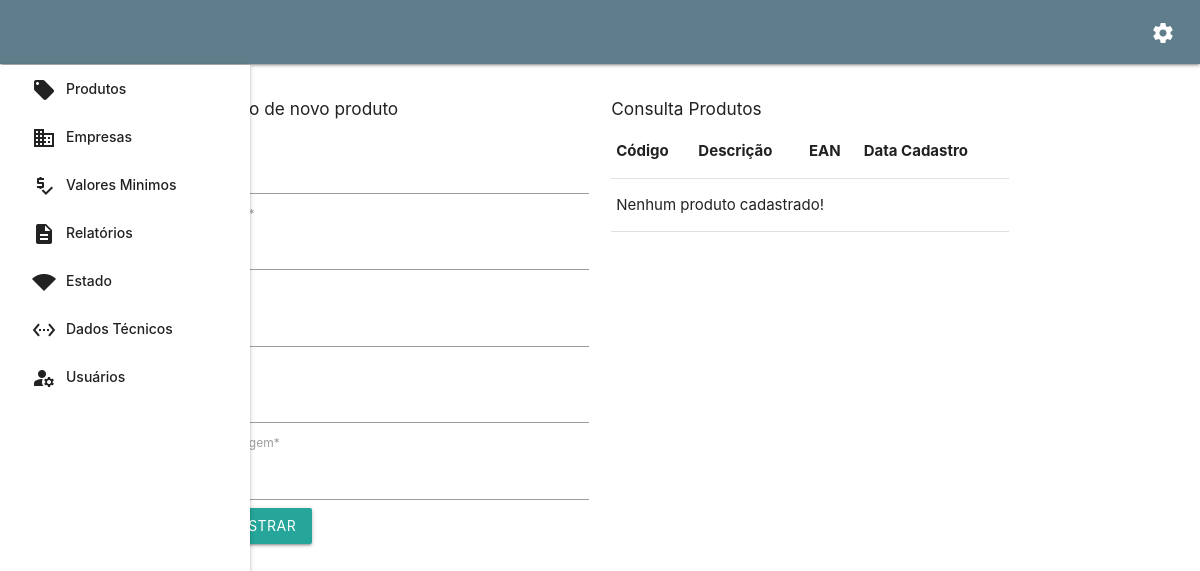
/dashboard/manage-product, run on an earlier commit of the app's database.
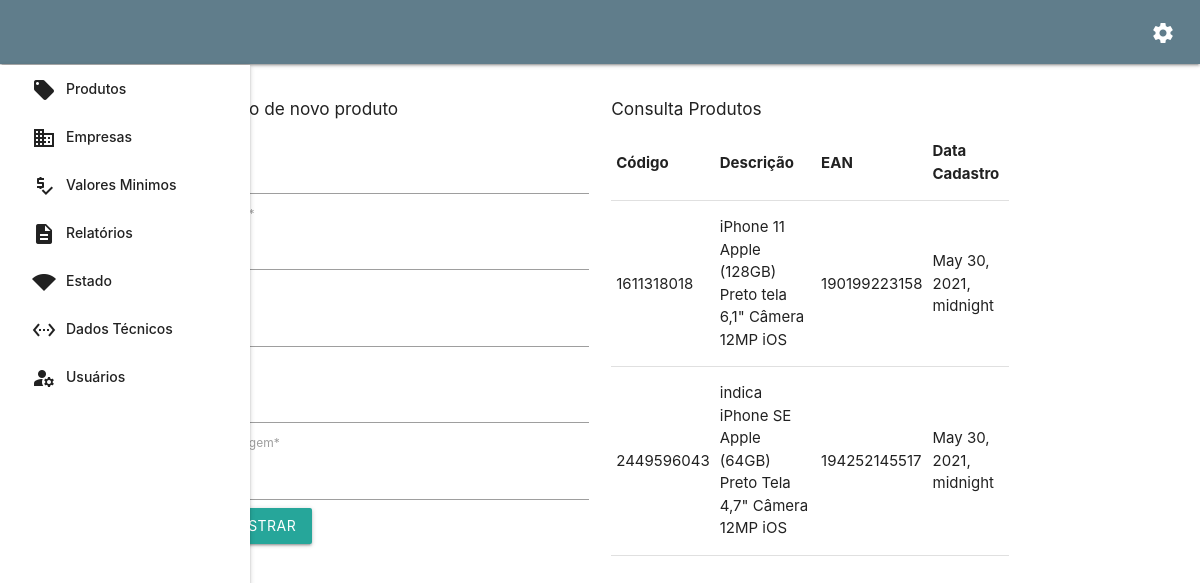
And on a later commit of the database.
### pages/models.py (models this page shows, shortened)
class Product(models.Model):
    code = models.CharField(max_length=300, verbose_name="Código")
    description = models.CharField(max_length=400, verbose_name="Descrição")
    ean = models.IntegerField(default=None)
    url = models.URLField(default="")
    image_url = models.URLField(default="", verbose_name="Url da imagem")
    date = models.DateTimeField(default=datetime.date.today)

### pages/views.py (the view, shortened to what this page needs)
# urls.py: path('dashboard/manage-product', ManageProduct.as_view(), name='manage-product'),
class ManageProduct(CreateView):
    model = Product
    fields = ['code', 'description', 'ean', 'url', 'image_url']
    template_name = 'pages/dashboard/manage-product.html'
    success_url = reverse_lazy('manage-product')
    def get_context_data(self, **kwargs):
        context = super().get_context_data(**kwargs)
        context["products"] = Product.objects.all()
        return context

### templates/pages/dashboard/manage-product.html (shortened to what this page needs)
{% extends 'base/base.html' %}
{% load i18n %}
{% load static %}
{% load crispy_forms_tags %}
{% block content %}
    <div class="row">
        <div class="col s6">
            <h6>{% trans 'Inclusão de novo produto' %}</h6>
            <form action="" method="POST" class="form-group">
                {{ form|crispy }}
                <button type="submit" class="btn btn-success">
                    {% trans 'Cadastrar' %}
                </button>
            </form>
        </div>
        <div class="col s6">
            <h6>{% trans 'Consulta Produtos' %}</h6>
            <table class="responsive-table">
                <thead>
                <tr>
                    <th>{% trans 'Código' %}</th>
                    <th>{% trans 'Descrição' %}</th>
                    <th>{% trans 'EAN' %}</th>
                    <th>{% trans 'Data Cadastro' %}</th>
                </tr>
                </thead>
                {% for product in products %}
                    <tbody>
                    <tr>
                        <td>{{ product.code }}</td>
                        <td>{{ product.description }}</td>
                        <td>{{ product.ean }}</td>
                        <td>{{ product.date }}</td>
                    </tr>
                    </tbody>
                {% empty %}
                    <tbody>
                    <tr>
                        <td colspan="6">{% trans 'Nenhum produto cadastrado!' %}</td>
                    </tr>
                    </tbody>
                {% endfor %}
            </table>
        </div>
    </div>
{% endblock %}

### templates/base/base.html (shortened to what this page needs)
{% load static %}
{% load i18n %}
<!DOCTYPE html>
<html lang="en">
<head>
    <link rel="stylesheet" href=" {% static 'css/materialize.min.css' %}">
    <link rel="stylesheet" href=" {% static 'css/bot.css' %} ">
    {% block nav-bar %}
        <div>
            <nav>
                <div class="navbar-fixed blue-grey">
                    <ul id="nav-mobile" class="right hide-on-med-and-down">
                        <li><a href="{% url 'dashboard-main' %}"><span class="material-icons">settings</span></a></li>
                    </ul>
                </div>
            </nav>
        </div>
        <ul id="slide-out" class="sidenav sidenav-fixed">
            <li><a href="{% url 'manage-product' %}"><span
                    class="material-icons">local_offer</span>{% trans 'Produtos' %}</a></li>
            <li><a href="{% url 'manage-company' %}"><span class="material-icons">business</span>{% trans 'Empresas' %}
            </a></li>
            <li><a href="{% url 'manage-min-price' %}"><span
                    class="material-icons">price_check</span>{% trans 'Valores Minimos' %}</a></li>
            <li><a href="#!"><span class="material-icons">description</span>{% trans 'Relatórios' %}</a></li>
            <li><a href="#!"><span class="material-icons">signal_wifi_statusbar_4_bar</span>{% trans 'Estado' %}</a>
            </li>
            <li><a href="#!"><span class="material-icons">settings_ethernet</span>{% trans 'Dados Técnicos' %}</a></li>
            <li><a href="#!"><span class="material-icons">manage_accounts</span>{% trans 'Usuários' %}</a></li>
        </ul>
        <a href="#" data-target="slide-out" class="sidenav-trigger"><i class="material-icons">menu</i></a>
    {% endblock %}
</head>
<body>
<div class="container">
    {% block content %}
    {% endblock %}
</div>
</body>
</html>

### static/css/bot.css (style rules this page uses)
.material-icons { vertical-align: middle !important; margin-right: 10px !important; }
#slide-out { margin-top: 65px !important; width: 250px !important; }

What changed in the data, as far as the page shows it:
added Product: code "1611318018", description "iPhone 11 Apple (128GB) Preto tela 6,1\" Câmera 12MP iOS", ean "190199223158", date "May 30, 2021, midnight"
added Product: code "2449596043", description "indica iPhone SE Apple (64GB) Preto Tela 4,7\" Câmera 12MP iOS", ean "194252145517", date "May 30, 2021, midnight"
Also different on the page:
text no longer shown: "Nenhum produto cadastrado!"
